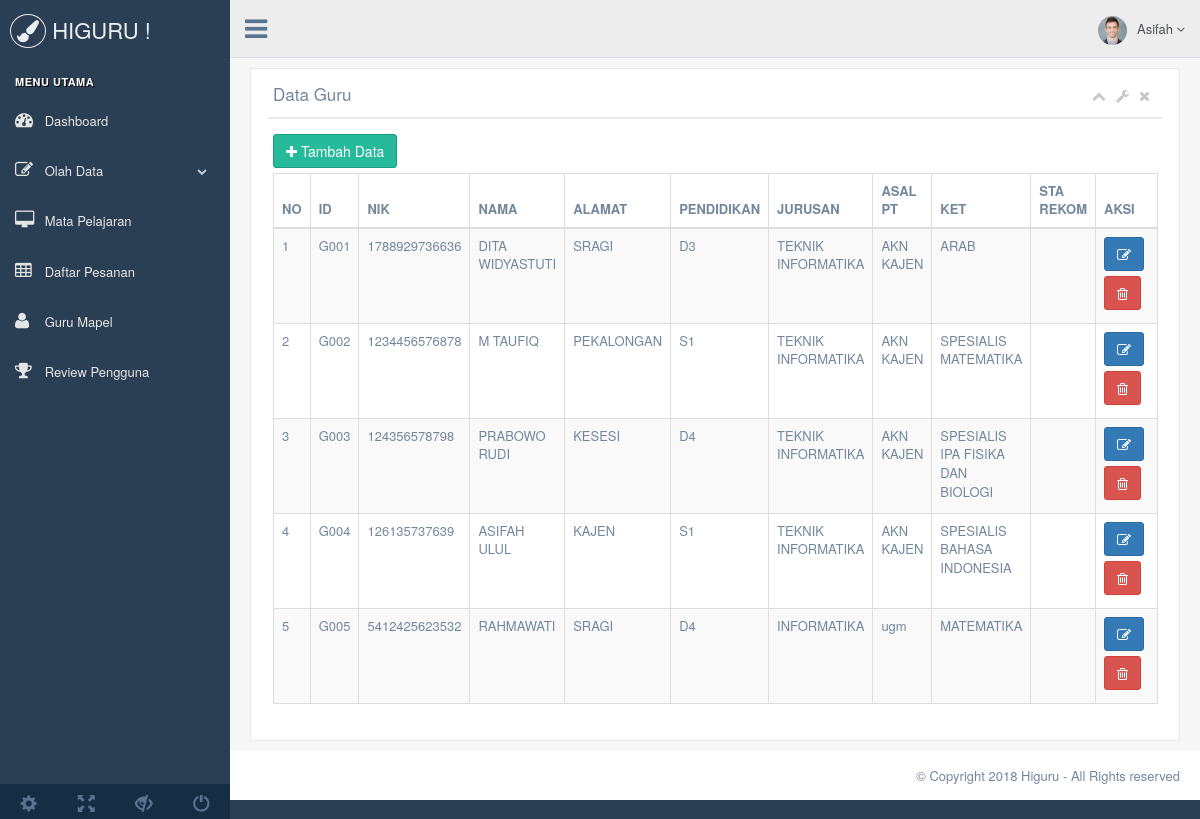
Screenshot of /index.php?page=guru&insert=success (signed in) with the database file from the repository.
### tables this page shows
CREATE TABLE `pos_guru` (
  `id_guru` char(10) NOT NULL,
  `id_admin` char(10) NOT NULL,
  `nik_guru` char(16) NOT NULL,
  `nama_guru` varchar(30) NOT NULL,
  `alamat_guru` varchar(50) NOT NULL,
  `pendidikan_guru` enum('D1','D2','D3','D4','S1','S2','S3') NOT NULL,
  `jurusan_guru` varchar(20) NOT NULL,
  `asal_pt` varchar(50) NOT NULL,
  `keterangan` text NOT NULL,
  `sta_rekom` varchar(5) NOT NULL
);

### tabel.php (the view, shortened to what this page needs)
 <?php
 include 'dbo.php';
if ($_GET['page']=="guru") { ?>
 <div class="row">
    <div class="col-md-12 col-sm-12 col-xs-12">
      <div class="x_panel">
        <div class="x_title">
          <h2>Data Guru </h2>
          <ul class="nav navbar-right panel_toolbox">
            <li><a class="collapse-link"><i class="fa fa-chevron-up"></i></a>
            </li>
            <li class="dropdown">
              <a href="#" class="dropdown-toggle" data-toggle="dropdown" role="button" aria-expanded="false"><i class="fa fa-wrench"></i></a>
            </li>
            <li><a class="close-link"><i class="fa fa-close"></i></a>
            </li>
          </ul>
          <div class="clearfix"></div>
        </div>
        <div class="x_content">
          <a class="btn btn-success" href="index.php?form-guru=add"><i class="fa fa-plus"></i> Tambah Data</a>
          <table id="datatable" class="table table-striped table-bordered">
            <thead>
              <tr>
                <th>NO</th>
                <th>ID</th>
                <th>NIK</th>
                <th>NAMA</th>
                <th>ALAMAT</th>
                <th>PENDIDIKAN</th>
                <th>JURUSAN</th>
                <th>ASAL PT</th>
                <th>KET</th>
                <th>STA REKOM</th>
                <th width="11%">AKSI</th>
              </tr>
            </thead>
            <tbody>
              <?php
                  $i = 1;
                  $sql = mysqli_query($koneksi, "select * from pos_guru order by id_guru asc");
                  while($data = mysqli_fetch_array($sql)){
              ?>
              <tr>
                <td><?php echo $i; ?></td>
                <td><?php echo $data['id_guru']?></td>
                <td><?php echo $data['nik_guru']?></td>
                <td><?php echo $data['nama_guru']?></td>
                <td><?php echo $data['alamat_guru']?></td>
                <td><?php echo $data['pendidikan_guru']?></td>
                <td><?php echo $data['jurusan_guru']?></td>
                <td><?php echo $data['asal_pt']?></td>
                <td><?php echo $data['keterangan']?></td>
                <td><?php echo $data['sta_rekom']?></td>
                <td>
                  <a class="btn btn-primary" href="index.php?form-guru=edit&id=<?php echo $data['id_guru']?>"><i class="fa fa-edit"></i></a>
                  <a class="btn btn-danger" href="crud/guru/delete.php?id=<?php echo $data['id_guru']?>"><i class="fa fa-trash-o"></i></a>
                </td>
              </tr>
              <?php $i++; }?>
            </tbody>
          </table>
        </div>
      </div>
    </div>
  </div>
<?php } ?>

### index.php (shortened to what this page needs)
<?php
    include 'dbo.php';
    if(isset($_SESSION["adminid"])){
?>
<!DOCTYPE html>
<html lang="en">
  <head>
    <link href="vendors/bootstrap/dist/css/bootstrap.min.css" rel="stylesheet">
    <link href="vendors/font-awesome/css/font-awesome.min.css" rel="stylesheet">
    <link href="vendors/nprogress/nprogress.css" rel="stylesheet">
    <link href="vendors/iCheck/skins/flat/green.css" rel="stylesheet">
	 <link href="vendors/datatables.net-bs/css/dataTables.bootstrap.min.css" rel="stylesheet">
    <link href="vendors/datatables.net-buttons-bs/css/buttons.bootstrap.min.css" rel="stylesheet">
    <link href="vendors/datatables.net-fixedheader-bs/css/fixedHeader.bootstrap.min.css" rel="stylesheet">
    <link href="vendors/datatables.net-responsive-bs/css/responsive.bootstrap.min.css" rel="stylesheet">
    <link href="vendors/datatables.net-scroller-bs/css/scroller.bootstrap.min.css" rel="stylesheet">
    <link href="vendors/bootstrap-progressbar/css/bootstrap-progressbar-3.3.4.min.css" rel="stylesheet">
    <link href="vendors/select2/dist/css/select2.min.css" rel="stylesheet">
    <link href="vendors/switchery/dist/switchery.min.css" rel="stylesheet">
    <link href="vendors/starrr/dist/starrr.css" rel="stylesheet">
    <link href="vendors/jqvmap/dist/jqvmap.min.css" rel="stylesheet"/>
    <link href="vendors/bootstrap-daterangepicker/daterangepicker.css" rel="stylesheet">
    <link href="build/css/custom.min.css" rel="stylesheet">
  </head>
  <body class="nav-md">
    <div class="container body">
      <div class="main_container">
        <div class="col-md-3 left_col">
          <div class="left_col scroll-view">
            <div class="navbar nav_title" style="border: 0;">
              <a href="index.php?page=dashboard" class="site_title"><i class="fa fa-paint-brush"></i> <span>HIGURU !</span></a>
            </div>
            <br />
              <?php include('sidebar.php'); ?>
            <div class="sidebar-footer hidden-small">
              <a data-toggle="tooltip" data-placement="top" title="Settings">
                <span class="glyphicon glyphicon-cog" aria-hidden="true"></span>
              </a>
              <a data-toggle="tooltip" data-placement="top" title="FullScreen">
                <span class="glyphicon glyphicon-fullscreen" aria-hidden="true"></span>
              </a>
              <a data-toggle="tooltip" data-placement="top" title="Lock">
                <span class="glyphicon glyphicon-eye-close" aria-hidden="true"></span>
              </a>
              <a data-toggle="tooltip" data-placement="top" title="Logout" href="login.html">
                <span class="glyphicon glyphicon-off" aria-hidden="true"></span>
              </a>
            </div>
          </div>
        </div>
          <?php include('top-nav.php') ?>
        <div class="right_col" role="main">
            <?php
              if ($_GET['page']=='#') {
                 include('dashboard.php');
               } else if ($_GET['page']=='dashboard') {
                include('dashboard.php');
              } else if ($_GET['page']=='guru') {
                include('tabel.php');
              } else if($_GET['form-guru']=='add') {
                include('form.php');
              } else if ($_GET['form-guru']=='edit') {
                include('form.php');
              } else if ($_GET['page']=='siswa') {
                include('tabel.php');
              } else if($_GET['form-siswa']=='add') {
                include('form.php');
              } else if ($_GET['form-siswa']=='edit') {
                include('form.php');
              } else if ($_GET['page']=='mapel') {
                include('tabel.php');
              } else if ($_GET['form-mapel']=='add') {
                include('form.php');
              } else if($_GET['form-mapel']=='edit'){
                include('form.php');
              }else if ($_GET['page']=='pemesanan') {
                include('tabel.php');
              } else if ($_GET['form-pemesanan']=='add') {
                include('form.php');
              } else if($_GET['form-pemesanan']=='edit'){
                include('form.php');
              }else if ($_GET['page']=='gurumapel') {
                include('tabel.php');
              } else if($_GET['form-gurumapel']=='add') {
                include('form.php');
              } else if ($_GET['form-gurumapel']=='edit') {
                include('form.php');
              }
              ?>
        </div>
            <?php include('footer.php') ?>
      </div>
    </div>
  </body>
</html>
<?php
    }else{
        header("location:login.php");
    }
?>

### sidebar.php (shortened to what this page needs)
<div id="sidebar-menu" class="main_menu_side hidden-print main_menu">
  <div class="menu_section">
    <h3>Menu Utama</h3>
    <ul class="nav side-menu">
      <li><a href="index.php?page=dashboard"><i class="fa fa-dashboard"></i> Dashboard </a></li>
      <li><a><i class="fa fa-edit"></i> Olah Data <span class="fa fa-chevron-down"></span></a>
      </li>
      <li><a href="index.php?page=mapel"><i class="fa fa-desktop"></i> Mata Pelajaran </a></li>
      <li><a href="index.php?page=pemesanan"><i class="fa fa-table"></i> Daftar Pesanan </a></li>
      <li><a href="index.php?page=gurumapel"><i class="fa fa-user"></i> Guru Mapel </a></li>
      <li><a href="index.php?page=review"><i class="fa fa-trophy"></i> Review Pengguna </a></li>
    </ul>
  </div>
</div>

### top-nav.php (shortened to what this page needs)
<div class="top_nav">
  <div class="nav_menu">
    <nav>
      <div class="nav toggle">
        <a id="menu_toggle"><i class="fa fa-bars"></i></a>
      </div>
      <ul class="nav navbar-nav navbar-right">
        <li class="">
          <a href="javascript:;" class="user-profile dropdown-toggle" data-toggle="dropdown" aria-expanded="false">
            <img src="images/img.jpg" alt="">Asifah
            <span class=" fa fa-angle-down"></span>
          </a>
        </li>
      </ul>
    </nav>
  </div>
</div>

### footer.php
<footer>
	<div class="pull-right">
		&copy; Copyright <?= date('Y') ?> Higuru - All Rights reserved
	</div>
	<div class="clearfix"></div>
</footer>s

### rows the page displays
pos_guru: id_guru "G001", nik_guru "1788929736636", nama_guru "DITA WIDYASTUTI", alamat_guru "SRAGI", pendidikan_guru "D3", jurusan_guru "TEKNIK INFORMATIKA", asal_pt "AKN KAJEN", keterangan "ARAB"
pos_guru: id_guru "G002", nik_guru "1234456576878", nama_guru "M TAUFIQ", alamat_guru "PEKALONGAN", pendidikan_guru "S1", jurusan_guru "TEKNIK INFORMATIKA", asal_pt "AKN KAJEN", keterangan "SPESIALIS MATEMATIKA"
pos_guru: id_guru "G003", nik_guru "124356578798", nama_guru "PRABOWO RUDI", alamat_guru "KESESI", pendidikan_guru "D4", jurusan_guru "TEKNIK INFORMATIKA", asal_pt "AKN KAJEN", keterangan "SPESIALIS IPA FISIKA DAN BIOLOGI"
pos_guru: id_guru "G004", nik_guru "126135737639", nama_guru "ASIFAH ULUL", alamat_guru "KAJEN", pendidikan_guru "S1", jurusan_guru "TEKNIK INFORMATIKA", asal_pt "AKN KAJEN", keterangan "SPESIALIS BAHASA INDONESIA"
pos_guru: id_guru "G005", nik_guru "5412425623532", nama_guru "RAHMAWATI", alamat_guru "SRAGI", pendidikan_guru "D4", jurusan_guru "INFORMATIKA", asal_pt "ugm", keterangan "MATEMATIKA"
